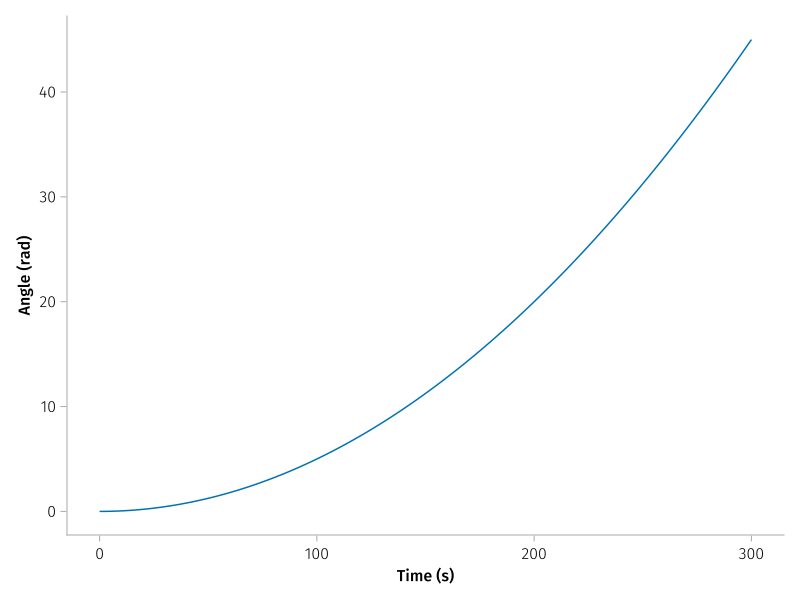

The Julia source for this figure:
# This file was generated, do not modify it. # hide
prob = ODEProblem(sys, [], (0, 5*60.0), [])
sol = solve(prob, Tsit5())

fig1 = Figure()
ax1 = Axis(fig1[1,1], xlabel="Time (s)", ylabel="Angle (rad)")

lines!(ax1, 0:1:5*60, sol(0:1:5*60)[inertia.phi])

fig1
save("assets/posts/acausal-sadc-modelling/code/init-sol.svg", fig1) #hide